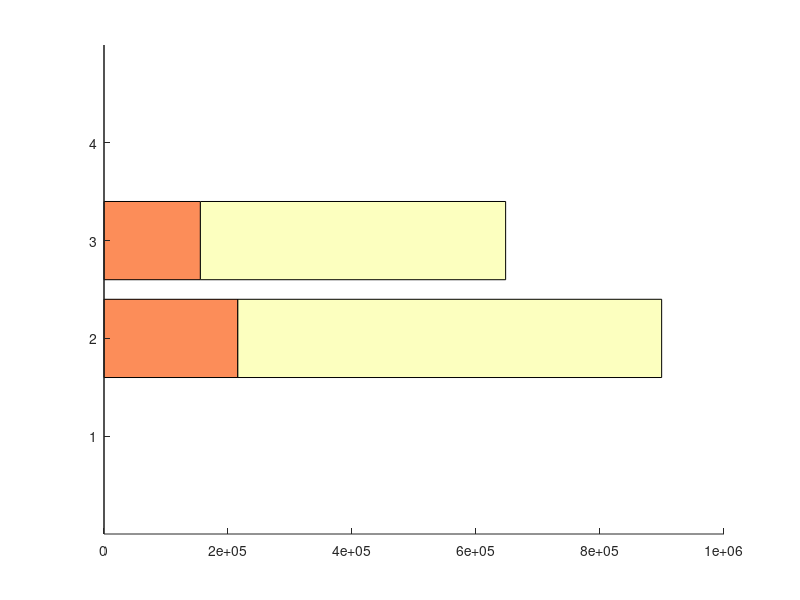

Source code (MATLAB): (Note: this script raises an error after producing the figure.)

%% Fig 4: Plot barchart for prob. of elim. before 2020

P1 = [1.0000    0.7886    0.1318
            1.0000    1.0000    0.6368
            1.0000    1.0000    0.3333];

P2 = [1.0000    1.0000    0.9375
            1.0000    1.0000    0.9896
            1.0000    1.0000    0.9896];

E1 = [0     0     0
      0     0     0
      0     0     0];

E2 = [0.0088         0         0
    0.3158    0.0439         0
    0.0965    0.0263         0];

close all
figure('units','normalized','outerposition',[0 0 0.8 0.6])
OD = 899440;
SD = 647798;
FOD = 0.24*OD; MOD = 0.76*OD;
FSD = 0.24*SD; MSD = 0.76*SD;
A = [0,FOD,FSD,0;0,MOD,MSD,0]
ylabel('Dog Demography','FontSize',16)
bar_handle = barh(A','stacked')
set(bar_handle(1),'FaceColor',[252,141,89]/255);
set(bar_handle(2),'FaceColor',[252,255,191]/255);
%set(bar_handle(3),'FaceColor',[145,191,219]/255);
box('off')
ax = gca;
ax.YTickLabel = {'',...
                 'Owned Dogs',...
                 'Stray Dogs','' }
a = get(gca,'TickLabel')
set(gca,'TickLabel',a,'FontSize',14)
title('Dog Demography (Livestock Census (2012))','FontSize',16)

%fix_xticklabels(gca,0.1,{'FontSize',14});



close all
fig4 = figure('units','normalized','outerposition',[0 0 1 1])
subplot(2,1,1)
bar_handle = bar(P1)
set(gca,'XTick',[])
set(bar_handle(1),'FaceColor',[252,141,89]/255);
set(bar_handle(2),'FaceColor',[252,255,191]/255);
set(bar_handle(3),'FaceColor',[145,191,219]/255);
leg = legend('0% reduction','25% reduction','50% reduction')
a = get(gca,'TickLabel')
set(gca,'TickLabel',a,'FontSize',12)
set(leg,'Location','northeast');%'boxoff',
set(leg,'FontSize',14)
legend('boxoff')

box('off')
ylabel('Probability of HAT elimination by the end of 2020','FontSize',16)
subplot(2,1,2)
bar_handle = bar(P2)
set(bar_handle(1),'FaceColor',[252,141,89]/255);
set(bar_handle(2),'FaceColor',[252,255,191]/255);
set(bar_handle(3),'FaceColor',[145,191,219]/255);
box('off')
ax = gca;
ax.XTickLabel = {'Annual vector control',...
                 'Annual vector control with annual mass screening  ',...
                 'Annual vector control with biennial mass screening' }
a = get(gca,'TickLabel')
set(gca,'TickLabel',a,'FontSize',12)
fix_xticklabels(gca,0.1,{'FontSize',14});




close all
fig5 = figure('units','normalized','outerposition',[0 0 1 0.8])
A = [2023,2025,2030;2020,2021,2025;2021,2023,2027];
% A(:,3) = A(:,3)-A(:,2);
% A(:,2) = A(:,2)-A(:,1);
bar_handle = bar(A,'grouped')
set(gca,'XTick',[])
set(bar_handle(1),'FaceColor',[252,141,89]/255);
set(bar_handle(2),'FaceColor',[252,255,191]/255);
set(bar_handle(3),'FaceColor',[145,191,219]/255);
box('off')
ylim([2013,2030])
leg = legend(' 0% reduction','25% reduction','50% reduction')
% ,'Vector control scale-up by 50% ','Vector control scale-up by 75% ','Case-finding scale-down to 35% ','Case-finding scale-down to 30% ','Vector control and case finding scale-down to 35% ', 'Vector control and case finding scale-down to 30% ')
set(leg,'Location','northeast');%'boxoff',
set(leg,'FontSize',14)
legend('boxoff')
ylabel('Years','FontSize',16)
ax = gca;
ax.XTick = [1,2,3]
ax.XTickLabel = {'Annual vector control',...
                 'Annual vector control with annual case-finding ',...
                 'Annual vector control with biennial case-finding' }
a = get(gca,'TickLabel')
set(gca,'TickLabel',a,'FontSize',12)
fix_xticklabels(gca,0.1,{'FontSize',14});
% [hx,hy] = format_ticks(gca,{'Vector control',...
%                     'Vector control  (50% scale-up)',...
%                     'Vector control (75% scale-up)',...
%                     'Case-finding',...
%                     'Case-finding (35% coverage)',...
%                     'Case-finding (30% coverage)',...
%                     'Vector control with case-finding ',...
%                     'Vector control with case-finding (35% coverage)',...
%                     'Vector control with case-finding (30% coverage)'},...
%                       [],[0.75,1,1.21,1.75,2,2.21,2.75,3,3.21],[], ...
%                        45,0);



%%% Not Using these right now;
% ax = gca;
% ax.XTick = [0.75,1,1.21,1.75,2,2.21,2.75,3,3.21];
% ax.XTickLabel = {'Annual vector control',...
%                     'Vector control  (50% scale-up)',...
%                     'Vector control (75% scale-up)',...
%                     'Case-finding',...
%                     'Case-finding (35% coverage)',...
%                     'Case-finding (30% coverage)',...
%                     'Vector control with case-finding ',...
%                     'Vector control with case-finding (35% coverage)',...
%                     'Vector control with case-finding (30% coverage)'},...

% fix_xticklabels();


% ind1 = [2,6,7]; ind2 = [3,8,9]; ind3 = [4,10,11];
% %ind = vertcat(ind1,ind2,ind3);
% ProbMat = zeros(3,3);
% j = 1;
% for i = ind1
%     filename = sprintf('Predictions%d.mat',i)
%     load(filename);
%     [a,b] = min(abs(t-8));
%     ProbMat(j,1) = P2(b);
%     j = j+1;
% end
% j = 1;
% for i = ind2
%     filename = sprintf('Predictions%d.mat',i)
%     load(filename);
%     [a,b] = min(abs(t-8));
%     ProbMat(j,2) = P2(b);
%     j = j+1;
% end
% j = 1;
% for i = ind3
%     filename = sprintf('Predictions%d.mat',i)
%     load(filename);
%     [a,b] = min(abs(t-8));
%     ProbMat(j,3) = P2(b);
%     j = j+1;
% end


% ProbMatA = zeros(3,3);
% j = 1;
% for i = ind1
%     filename = sprintf('PredictionsA%d.mat',i)
%     load(filename);
%     [a,b] = min(abs(t-8));
%     ProbMatA(j,1) = P2(b);
%     j = j+1;
% end
% j = 1;
% for i = ind2
%     filename = sprintf('PredictionsA%d.mat',i)
%     load(filename);
%     [a,b] = min(abs(t-8));
%     ProbMatA(j,2) = P2(b);
%     j = j+1;
% end
% j = 1;
% for i = ind3
%     filename = sprintf('PredictionsA%d.mat',i)
%     load(filename);
%     [a,b] = min(abs(t-8));
%     ProbMatA(j,3) = P2(b);
%     j = j+1;
% end
